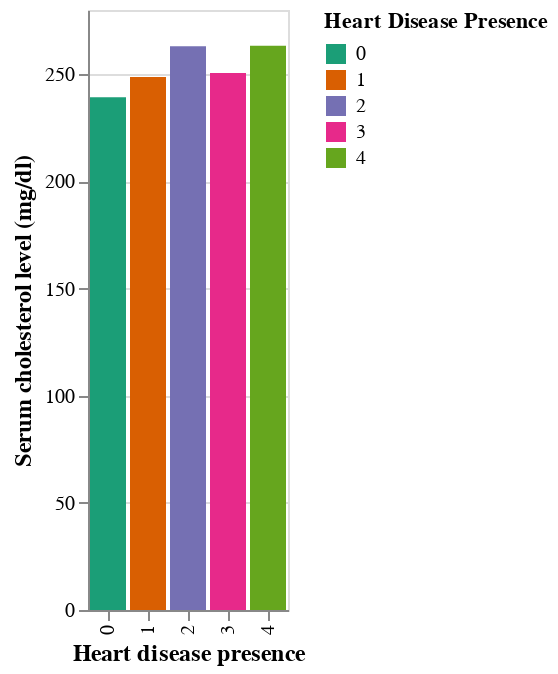

This figure's notebook cell:
### Code cell
hdp_vs_chol = (
    alt.Chart(hd_mean2_)
    .mark_bar()
    .encode(
        x=alt.X("heart_disease_presence", title="Heart disease presence"),
        y=alt.Y("chol mean", title="Serum cholesterol level (mg/dl)"),
        color=alt.Color("heart_disease_presence", title="Heart Disease Presence", scale=alt.Scale(scheme='dark2'))
    )
).configure_axis(titleFontSize=12)
hdp_vs_chol

### Figure 1 — Vega-Lite specification as saved in the notebook (floating-point values rounded to 4 significant figures)
{"config": {"view": {"continuousWidth": 400, "continuousHeight": 300}, "axis": {"titleFontSize": 12}}, "data": {"name": "data-975af703808dbf80b8876fd152949b07"}, "mark": "bar", "encoding": {"color": {"field": "heart_disease_presence", "scale": {"scheme": "dark2"}, "title": "Heart Disease Presence", "type": "nominal"}, "x": {"field": "heart_disease_presence", "title": "Heart disease presence", "type": "nominal"}, "y": {"field": "chol mean", "title": "Serum cholesterol level (mg/dl)", "type": "quantitative"}}, "$schema": "https://vega.github.io/schema/vega-lite/v4.17.0.json", "datasets": {"data-975af703808dbf80b8876fd152949b07": [{"heart_disease_presence": 0, "trestbps(systolic) mean": 129.8, "chol mean": 239.2, "max_heart_rate mean": 159.2}, {"heart_disease_presence": "1", "trestbps(systolic) mean": 134.2, "chol mean": 248.7, "max_heart_rate mean": 146.4}, {"heart_disease_presence": "2", "trestbps(systolic) mean": 136.8, "chol mean": 263.0, "max_heart_rate mean": 131.6}, {"heart_disease_presence": "3", "trestbps(systolic) mean": 136.4, "chol mean": 250.6, "max_heart_rate mean": 130.4}, {"heart_disease_presence": "4", "trestbps(systolic) mean": 137.6, "chol mean": 263.3, "max_heart_rate mean": 142.6}]}}
